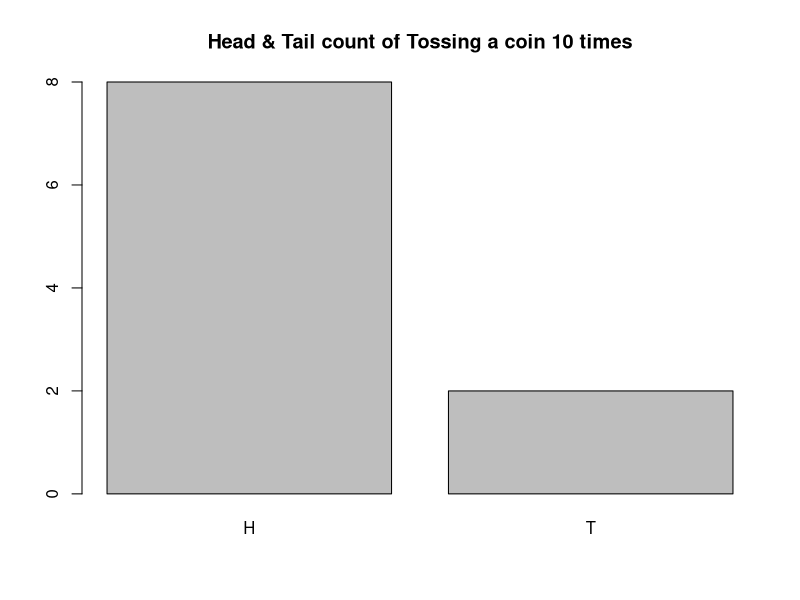
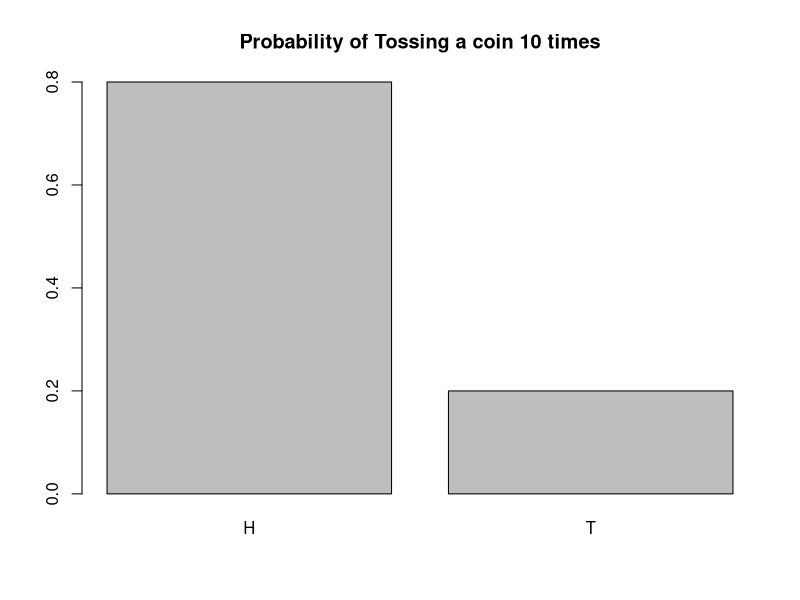
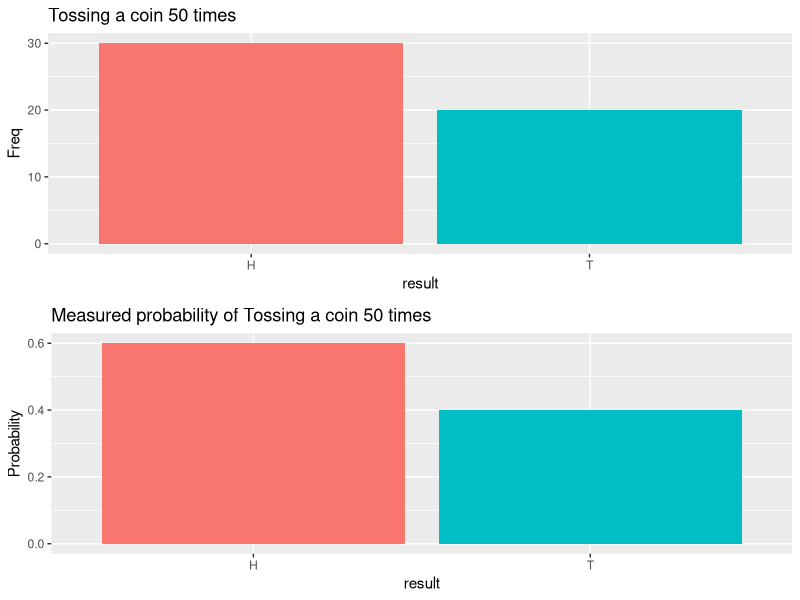
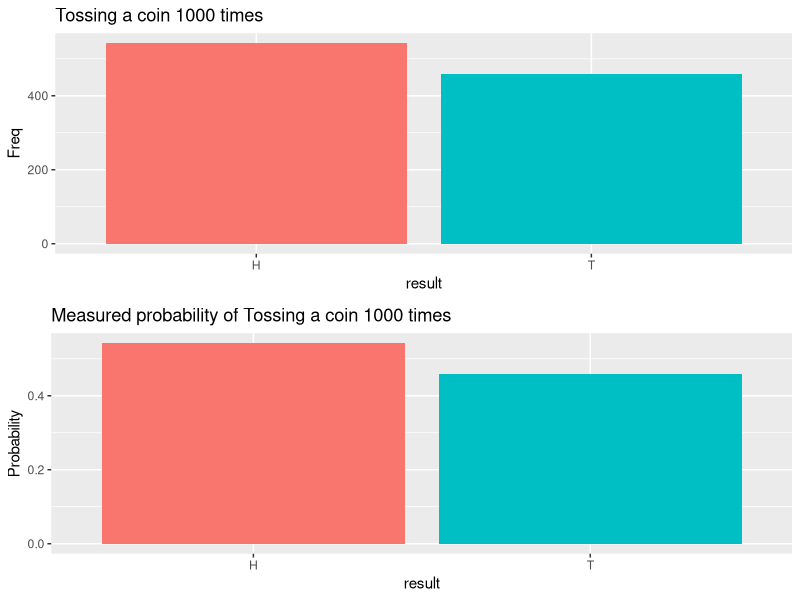
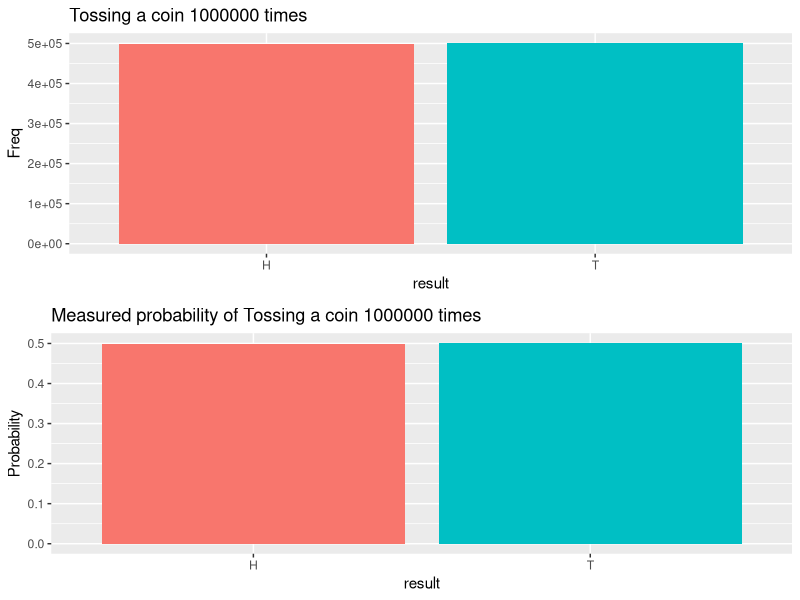
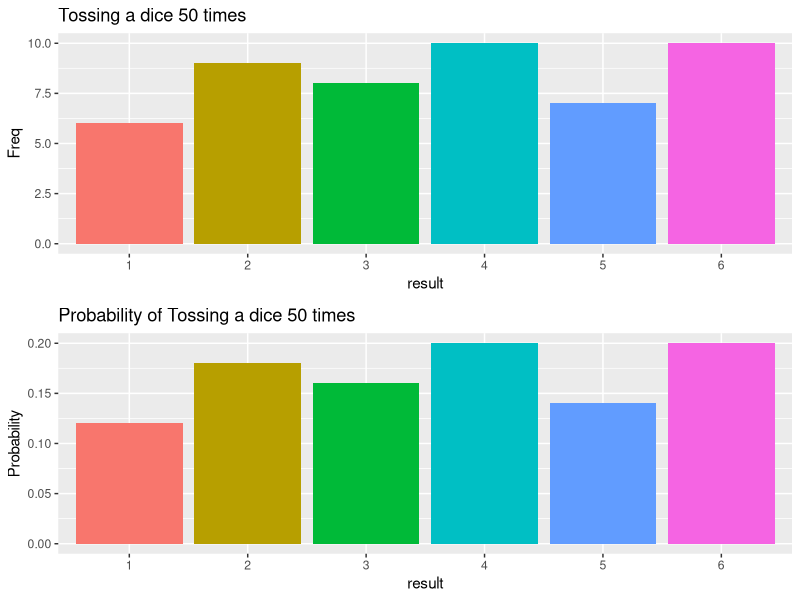
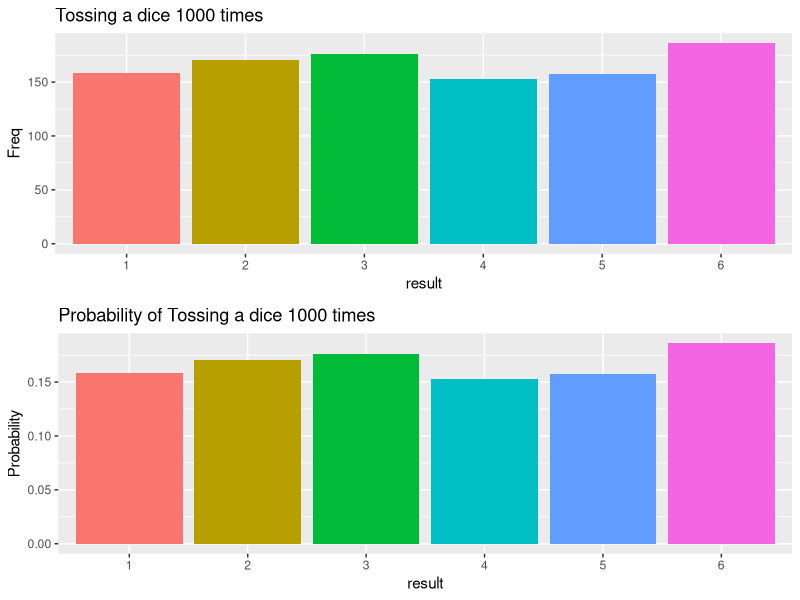
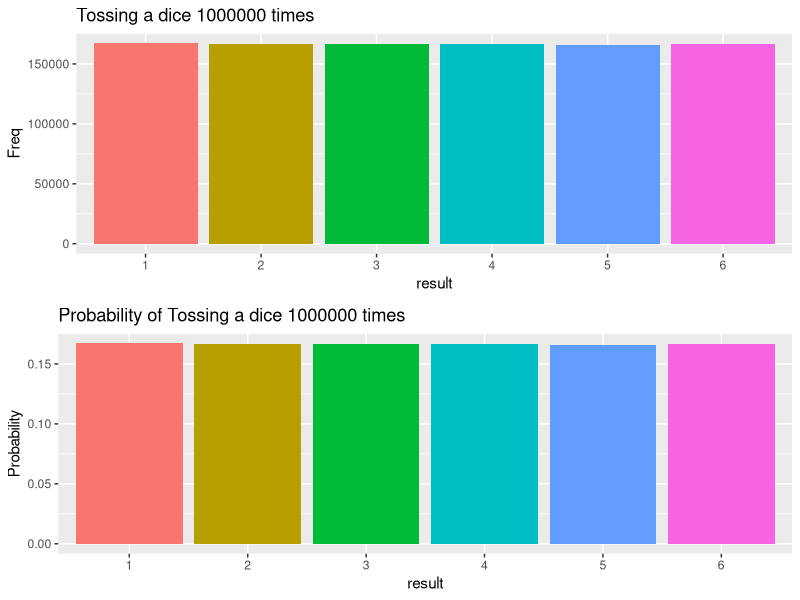

Recreate these plots in R, in order.
## ---- chunk 1
knitr::opts_chunk$set(echo = TRUE, message= FALSE, warning=FALSE)
## ---- chunk 2
coin <- c("H","T")

## ---- chunk 3
result <- sample(coin,10, replace = TRUE)

## ---- chunk 4
result
## ---- chunk 5
table(result)

## ---- chunk 6

df_total <- data.frame(table(result))

## ---- chunk 7
df_total

## ---- chunk 8
df_prob <- cbind(df_total, prop.table(df_total$Freq))
names(df_prob) <- c("result","Freq", "probability")
df_prob
## ---- chunk 9
barplot(df_prob$Freq, names.arg = df_total$result, main = "Head & Tail count of Tossing a coin 10 times")
barplot(df_prob$probability, names.arg = df_total$result, main = "Probability of Tossing a coin 10 times")

## ---- chunk 10
library(ggplot2)
library(gridExtra)
## ---- chunk 11
tossCoin <- function(numToss = 10){
  coin <- c("H","T")
  result <- sample(coin,numToss, replace = TRUE)
  df_total <- data.frame(table(result))
  

}

plotCoin <- function(df){
  number <- sum(df$Freq)
  
  
  plot1 <- ggplot(df, aes(result,Freq, fill = result)) + geom_bar(stat = "identity") + labs(title = paste0("Tossing a coin ", number," times")) +theme(legend.position = "none")
  plot2 <- ggplot(df, aes(result, prop.table(df$Freq), fill = result)) + geom_bar(stat = "identity") + labs(title = paste0("Measured probability of Tossing a coin ", number," times"), y = "Probability") + theme(legend.position = "none")
  
  grid.arrange(plot1, plot2)
  
}

## ---- chunk 12
df50 <- tossCoin(50)
df50
plotCoin(df50)

## ---- chunk 13
df1000 <- tossCoin(1000)
df1000
plotCoin(df1000)


## ---- chunk 14
df1million <- tossCoin(1000000)
df1million
plotCoin(df1million)

## ---- chunk 15
tossDice <- function(numToss = 10){
  dice <- c(1:6)
  result <- sample(dice, numToss, replace = TRUE)
  df_total <- data.frame(table(result))
  
}

plotDice <- function(df){
  number <- sum(df$Freq)
  
 
  plot1 <- ggplot(df, aes(result,Freq, fill = result)) + geom_bar(stat = "identity") + labs(title = paste0("Tossing a dice ", number," times")) +theme(legend.position = "none")


  plot2 <- ggplot(df, aes(result, prop.table(df$Freq), fill = result)) + geom_bar(stat = "identity") + labs(title = paste0("Probability of Tossing a dice ", number," times"), y = "Probability") + theme(legend.position = "none")
  
  grid.arrange(plot1, plot2)

}

## ---- chunk 16
df50 <- tossDice(50)
df50
plotDice(df50)

## ---- chunk 17
df1000 <- tossDice(1000)
df1000
plotDice(df1000)


## ---- chunk 18
df1million <- tossDice(1000000)
df1million
plotDice(df1million)

